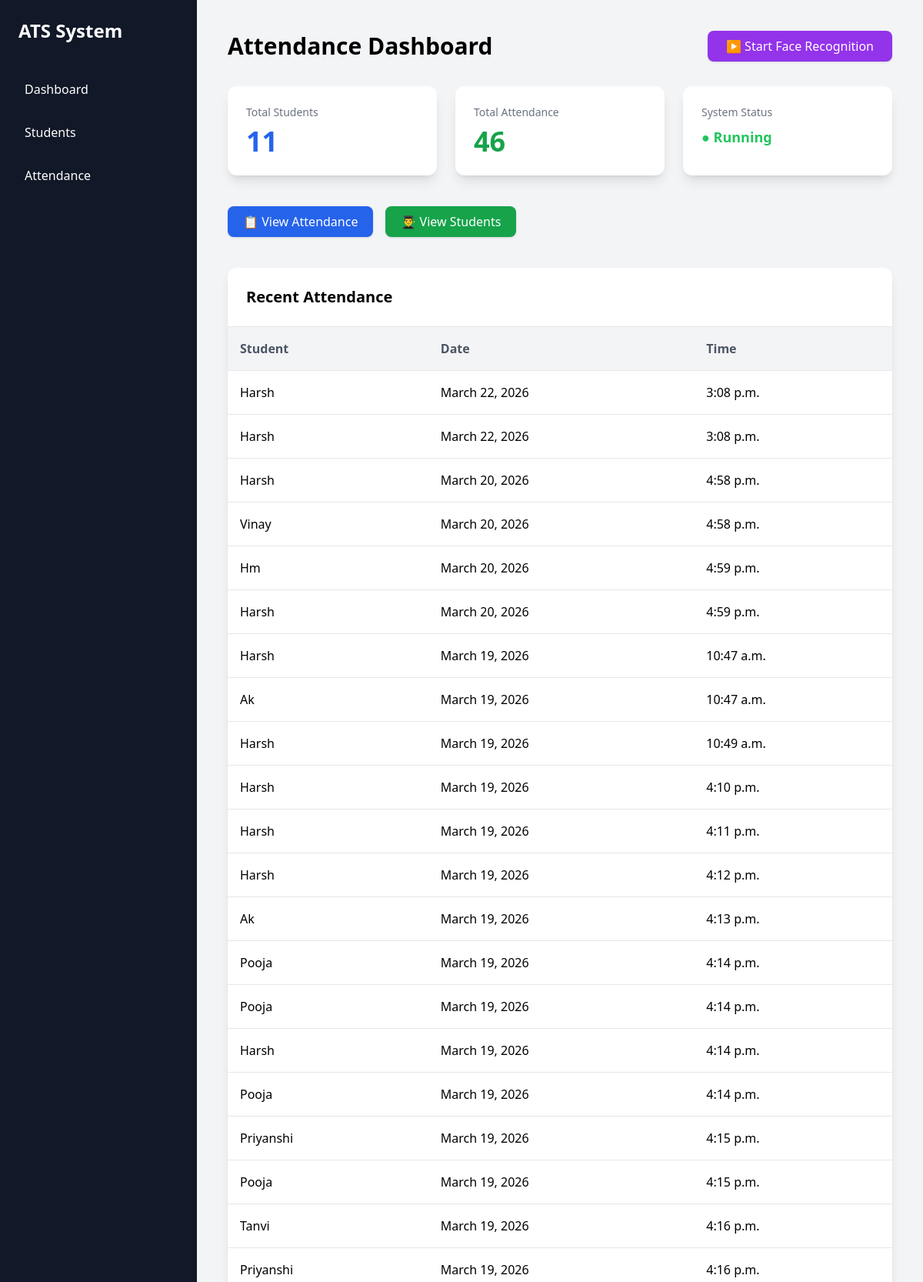
/dashboard/ (upper part), run on the app's committed database.
### ats_app/models.py (models this page shows, shortened)
class Attendance(models.Model):
    student = models.ForeignKey(Student, on_delete=models.CASCADE)
    date = models.DateField(auto_now_add=True)
    time = models.TimeField(auto_now_add=True)
    status = models.CharField(max_length=10, default="Present")

class Student(models.Model):
    name = models.CharField(max_length=100)
    email = models.EmailField(unique=True)
    course = models.CharField(max_length=100)
    def __str__(self):
        return self.name

### ats_app/views.py (the view)
# urls.py: path('dashboard/', views.dashboard, name='dashboard'),
def dashboard(request):
    attendance = Attendance.objects.all().order_by("-date")
    students = Student.objects.all()
    return render(request, "dashboard.html", {
        "attendance": attendance,
        "total_students": students.count(),
        "total_attendance": attendance.count()
    })

### ats_app/templates/dashboard.html
{% extends "base.html" %} {% block content %}
<div class="flex items-center justify-between mb-8">
	<h1 class="text-3xl font-bold">Attendance Dashboard</h1>
	<a
		href="{% url 'start_attendance' %}"
		class="bg-purple-600 hover:bg-purple-700 text-white px-6 py-2 rounded-lg shadow transition"
	>
		▶ Start Face Recognition
	</a>
</div>
<div class="grid grid-cols-1 md:grid-cols-3 gap-6 mb-10">
	<div class="bg-white shadow-lg rounded-xl p-6 hover:shadow-xl transition">
		<h2 class="text-gray-500 text-sm">Total Students</h2>
		<p class="text-4xl font-bold text-blue-600 mt-2">{{ total_students }}</p>
	</div>
	<div class="bg-white shadow-lg rounded-xl p-6 hover:shadow-xl transition">
		<h2 class="text-gray-500 text-sm">Total Attendance</h2>
		<p class="text-4xl font-bold text-green-600 mt-2">{{ total_attendance }}</p>
	</div>
	<div class="bg-white shadow-lg rounded-xl p-6 hover:shadow-xl transition">
		<h2 class="text-gray-500 text-sm">System Status</h2>
		<p class="text-lg font-semibold text-green-500 mt-2">● Running</p>
	</div>
</div>
<div class="flex gap-4 mb-10">
	<a
		href="{% url 'attendance' %}"
		class="bg-blue-600 hover:bg-blue-700 text-white px-5 py-2 rounded-lg shadow transition"
	>
		📋 View Attendance
	</a>
	<a
		href="{% url 'students' %}"
		class="bg-green-600 hover:bg-green-700 text-white px-5 py-2 rounded-lg shadow transition"
	>
		👨‍🎓 View Students
	</a>
</div>
<div class="bg-white shadow-lg rounded-xl overflow-hidden">
	<div class="p-6 border-b">
		<h2 class="text-xl font-semibold">Recent Attendance</h2>
	</div>
	<table class="w-full">
		<thead class="bg-gray-100 text-gray-600">
			<tr>
				<th class="p-4 text-left">Student</th>
				<th class="p-4 text-left">Date</th>
				<th class="p-4 text-left">Time</th>
			</tr>
		</thead>
		<tbody>
			{% for a in attendance %}
			<tr class="border-t hover:bg-gray-50 transition">
				<td class="p-4 font-medium">{{ a.student }}</td>
				<td class="p-4">{{ a.date }}</td>
				<td class="p-4">{{ a.time }}</td>
			</tr>
			{% empty %}
			<tr>
				<td colspan="3" class="p-6 text-center text-gray-400">
					No attendance records yet
				</td>
			</tr>
			{% endfor %}
		</tbody>
	</table>
</div>
{% endblock %}

### ats_app/templates/base.html (shortened to what this page needs)
<!doctype html>
<html>
	<head>
		<script src="https://cdn.tailwindcss.com"></script>
	</head>
	<body class="bg-gray-100">
		<div class="flex">
			<div class="w-64 h-screen bg-gray-900 text-white p-6">
				<h1 class="text-2xl font-bold mb-10">ATS System</h1>
				<ul class="space-y-4">
					<li>
						<a href="/" class="block hover:bg-gray-700 p-2 rounded">
							Dashboard
						</a>
					</li>
					<li>
						<a href="/students/" class="block hover:bg-gray-700 p-2 rounded">
							Students
						</a>
					</li>
					<li>
						<a href="/attendance/" class="block hover:bg-gray-700 p-2 rounded">
							Attendance
						</a>
					</li>
				</ul>
			</div>
			<div class="flex-1 p-10">{% block content %} {% endblock %}</div>
		</div>
	</body>
</html>

### data on the page
Attendance: student "Harsh", date "March 22, 2026", time "3:08 p.m."
Attendance: student "Harsh", date "March 22, 2026", time "3:08 p.m."
Attendance: student "Harsh", date "March 20, 2026", time "4:58 p.m."
Attendance: student "Vinay", date "March 20, 2026", time "4:58 p.m."
Attendance: student "Hm", date "March 20, 2026", time "4:59 p.m."
Attendance: student "Harsh", date "March 20, 2026", time "4:59 p.m."
Attendance: student "Harsh", date "March 19, 2026", time "10:47 a.m."
Attendance: student "Ak", date "March 19, 2026", time "10:47 a.m."
Attendance: student "Harsh", date "March 19, 2026", time "10:49 a.m."
Attendance: student "Harsh", date "March 19, 2026", time "4:10 p.m."
Attendance: student "Harsh", date "March 19, 2026", time "4:11 p.m."
Attendance: student "Harsh", date "March 19, 2026", time "4:12 p.m."
Attendance: student "Ak", date "March 19, 2026", time "4:13 p.m."
Attendance: student "Pooja", date "March 19, 2026", time "4:14 p.m."
Attendance: student "Pooja", date "March 19, 2026", time "4:14 p.m."
Attendance: student "Harsh", date "March 19, 2026", time "4:14 p.m."
Attendance: student "Pooja", date "March 19, 2026", time "4:14 p.m."
Attendance: student "Priyanshi", date "March 19, 2026", time "4:15 p.m."
Attendance: student "Pooja", date "March 19, 2026", time "4:15 p.m."
Attendance: student "Tanvi", date "March 19, 2026", time "4:16 p.m."
Attendance: student "Priyanshi", date "March 19, 2026", time "4:16 p.m."

### other printed values
{{ total_students }} "11"
{{ total_attendance }} "46"
